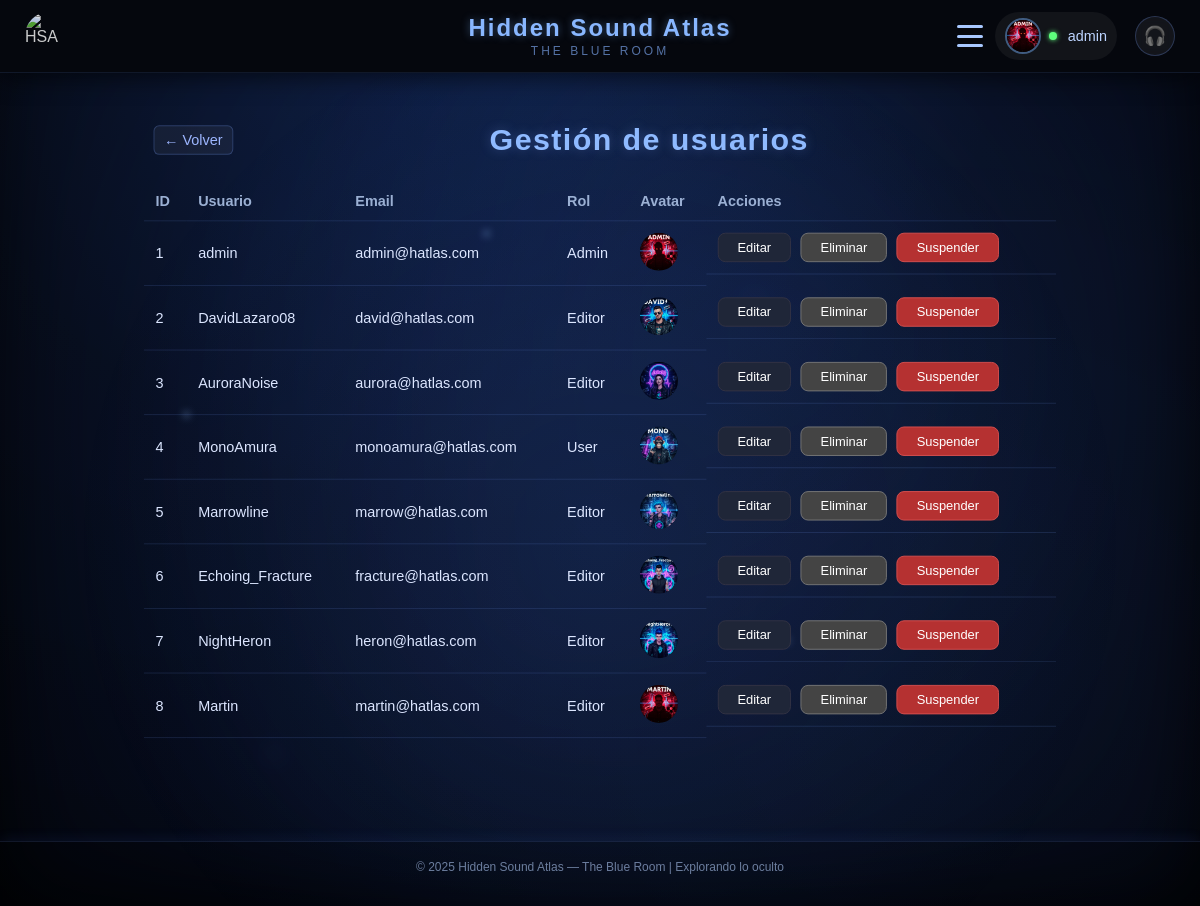
/public/?controller=panel&action=users (signed in), run on the app's committed database.
### tables this page shows
CREATE TABLE IF NOT EXISTS users (
    id INT UNSIGNED AUTO_INCREMENT PRIMARY KEY,
    username VARCHAR(50) NOT NULL UNIQUE,
    email VARCHAR(100) NOT NULL UNIQUE,
    password VARCHAR(255) NOT NULL,
    avatar VARCHAR(255) NULL,
    role ENUM('admin','editor','user') DEFAULT 'user',
    active TINYINT(1) DEFAULT 1,
    created_at DATETIME DEFAULT CURRENT_TIMESTAMP
);

### app/controllers/PanelController.php (called while the page is built, shortened)
<?php
require_once __DIR__ . '/../models/User.php';
class PanelController {
    public function users() {
        $userModel = new User();
        $users = $userModel->getAllUsers();
        $this->render("layout_private.php", "panel/users.php", [
            "users" => $users
        ]);
    }
    private function render($layout, $view, $data = []) {
        extract($data);
        require __DIR__ . '/../views/' . $view;
    }
}

### app/core/Router.php (called while the page is built, shortened)
<?php
class Router {
    public static function route() {
        $action = isset($_GET['action']) ? $_GET['action'] : 'publicHome';
        $controllerObject = new $controllerName();
        $controllerObject->$action();
    }
}

### Public/index.php (called while the page is built)
<?php
require_once __DIR__ . '/../app/core/Router.php';
Router::route();

### config/config.php (called while the page is built)
<?php
return [
    'db_host' => 'localhost',
    'db_name' => 'hiddensound_atlas',
    'db_user' => 'root',
    'db_pass' => ''
];

### app/core/Database.php (called while the page is built)
<?php
class Database {
    private $connection;
    public function __construct() {
        $config = require __DIR__ . '/../../config/config.php';
        $host = $config['db_host'];
        $dbname = $config['db_name'];
        $user = $config['db_user'];
        $pass = $config['db_pass'];
        try {
            $this->connection = new PDO(
                "mysql:host=$host;dbname=$dbname;charset=utf8",
                $user,
                $pass
            );
            $this->connection->setAttribute(PDO::ATTR_ERRMODE, PDO::ERRMODE_EXCEPTION);
        } catch (PDOException $e) {
            die("Error de conexión a la base de datos: " . $e->getMessage());
        }
    }
    public function getConnection() {
        return $this->connection;
    }
}

### app/models/User.php (called while the page is built, shortened)
<?php
require_once __DIR__ . '/../core/Database.php';
class User {
    private $conn;
    public function __construct() {
        $db = new Database();
        $this->conn = $db->getConnection();
    }
    public function getAllUsers() {
        $sql = "SELECT * FROM users ORDER BY created_at DESC";
        $stmt = $this->conn->prepare($sql);
        $stmt->execute();
        return $stmt->fetchAll(PDO::FETCH_ASSOC);
    }
}

### app/views/panel/users.php (the view, shortened to what this page needs)
<?php
function normalizeAvatar($avatar)
{
    return "/Proyecto_BlogPHP/public" . $avatar;
}
?>
<div class="mod-header">
    <a href="javascript:history.back()" class="btn-back">← Volver</a>
    <h2 class="posts-title">Gestión de usuarios</h2>
</div>
<table class="profile-post-table">
    <thead>
        <tr>
            <th>ID</th>
            <th>Usuario</th>
            <th>Email</th>
            <th>Rol</th>
            <th>Avatar</th>
            <th>Acciones</th>
        </tr>
    </thead>
    <tbody>
        <?php foreach ($users as $u): ?>
            <tr>
                <td><?= $u['id'] ?></td>
                <td><?= htmlspecialchars($u['username']) ?></td>
                <td><?= htmlspecialchars($u['email']) ?></td>
                <td><?= ucfirst($u['role']) ?></td>
                <td>
                    <img src="<?= normalizeAvatar($u['avatar']) ?>"
                        style="width:40px; height:40px; border-radius:50%; object-fit:cover;">
                </td>
                <td style="display:flex; gap:10px;">
                    <a href="/Proyecto_BlogPHP/public/?controller=panel&action=editUser&id=<?= $u['id'] ?>"
                    class="btn-mod btn-view">
                        Editar
                    </a>
                    <a href="/Proyecto_BlogPHP/public/?controller=panel&action=deleteUser&id=<?= $u['id'] ?>"
                    class="btn-mod btn-delete"
                    onclick="return confirm('¿Seguro que deseas eliminar este usuario?')">
                        Eliminar
                    </a>
                    <?php if ($u['active'] == 1): ?>
                        <a href="/Proyecto_BlogPHP/public/?controller=panel&action=disableUser&id=<?= $u['id'] ?>"
                        class="btn-mod btn-reject">
                            Suspender
                        </a>
                    <?php endif; ?>
                </td>
            </tr>
        <?php endforeach; ?>
    </tbody>
</table>

### Public/css/general.css (style rules this page uses)
body { margin: 0; padding: 0; background: #0a0a0a; color: #e0e0e0; font-family: Arial, sans-serif; }

### Public/css/blue-room.css (style rules this page uses)
body, .auth-body, .home-public-body, .private-body { background: transparent !important; color: #e0e0e0; position: relative; overflow-x: hidden; }
.private-body { margin: 0; min-height: 100vh; background: radial-gradient(circle at top, #1a2a3a 0%, #050608 55%, #000000 100%); color: #e0e0e0; font-family: Arial, sans-serif; }
.mod-header { max-width: 1200px; margin: 0 auto 25px auto; padding: 0 10px; display: flex; align-items: center; gap: 20px; }
.btn-back { color: #9db6ff; text-decoration: none; font-size: 0.95rem; padding: 6px 10px; border-radius: 6px; background: rgba(255,255,255,0.05); border: 1px solid rgba(120,160,255,0.25); transition: .25s ease; }
.mod-header .posts-title { margin: 0; flex-grow: 1; }

### Public/css/blue-room2.css (style rules this page uses)
.posts-title { text-align: center; color: #8fbaff; font-size: 32px; font-weight: 600; margin-bottom: 8px; letter-spacing: 1.5px; text-shadow: 0 0 12px rgba(120,160,255,0.30); }

### Public/css/blue-room3.css (style rules this page uses)
.btn-mod { padding: 7px 20px; border-radius: 8px; font-size: .85rem; font-weight: 500; color: #fff !important; border: 1px solid transparent; text-decoration: none; transition: .2s ease; cursor: pointer; }
.btn-view { background:#1f2638; border-color:#334; }
.btn-reject { background:#b53131; border-color:#d65050; }
.btn-delete { background:#444; border-color:#777; }

### Public/css/blue-room4.css (style rules this page uses)
.profile-post-table { width: 100%; border-collapse: collapse; font-size: 0.95rem; }
.profile-post-table th, .profile-post-table td { padding: 12px; border-bottom: 1px solid rgba(120,160,255,0.15); color: #dce6ff; }
.profile-post-table th { text-align: left; color: #9bb0d3; }

### Public/css/background-dynamic.css (style rules this page uses)
body { --scroll: 0; }
body::before { content: ""; position: fixed; inset: 0; background: radial-gradient(circle at 40% 0%, #0a1630 0%, #03050a 45%, #000000 100% ); background-position-y: calc(50% + var(--scroll) * 0.35%); animation: brGradient 38s ease-in-out infinite alternate; z-index: -4; pointer-events: none; }
body::after { content: ""; position: fixed; inset: 0; background: radial-gradient(circle at 15% 20%, rgba(80,130,255,0.10), transparent 60%), radial-gradient(circle at 80% 75%, rgba(120,160,255,0.12), transparent 60%); opacity: 0.22; animation: fogMove 60s ease-in-out infinite; z-index: -3; pointer-events: none; }

### data on the page
users: id "1", username "admin", email "admin@hatlas.com", role "Admin", avatar (picture)
users: id "2", username "DavidLazaro08", email "david@hatlas.com", role "Editor", avatar (picture)
users: id "3", username "AuroraNoise", email "aurora@hatlas.com", role "Editor", avatar (picture)
users: id "4", username "MonoAmura", email "monoamura@hatlas.com", role "User", avatar (picture)
users: id "5", username "Marrowline", email "marrow@hatlas.com", role "Editor", avatar (picture)
users: id "6", username "Echoing_Fracture", email "fracture@hatlas.com", role "Editor", avatar (picture)
users: id "7", username "NightHeron", email "heron@hatlas.com", role "Editor", avatar (picture)
users: id "8", username "Martin", email "martin@hatlas.com", role "Editor", avatar (picture)

### other printed values
$_SESSION['username'] "admin"
